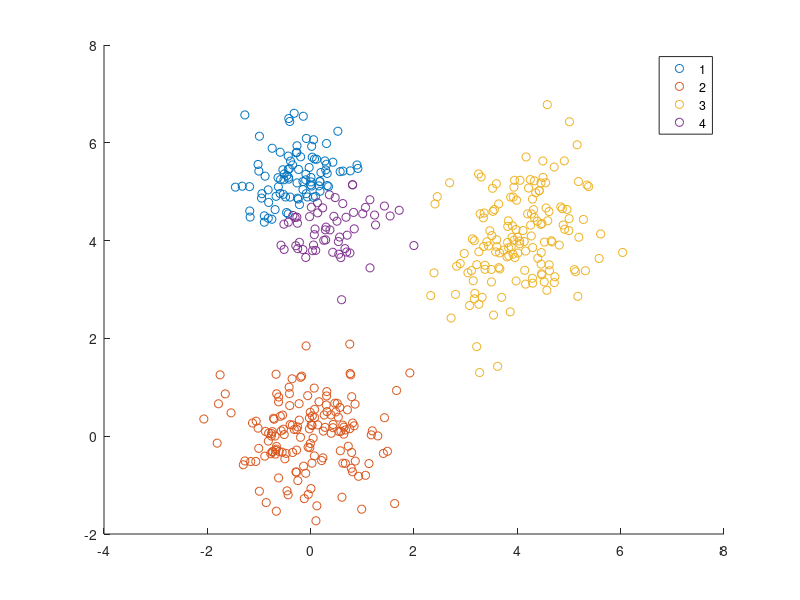

Here is the MATLAB script that generated this plot:
clear; clc; close all

% Load all variables from file
load('DataTP3.mat');

K = 4;
[idx, C] = kmeans(X, K);

figure(1);
gscatter(X(:,1), X(:,2), idx); 
hold on;
